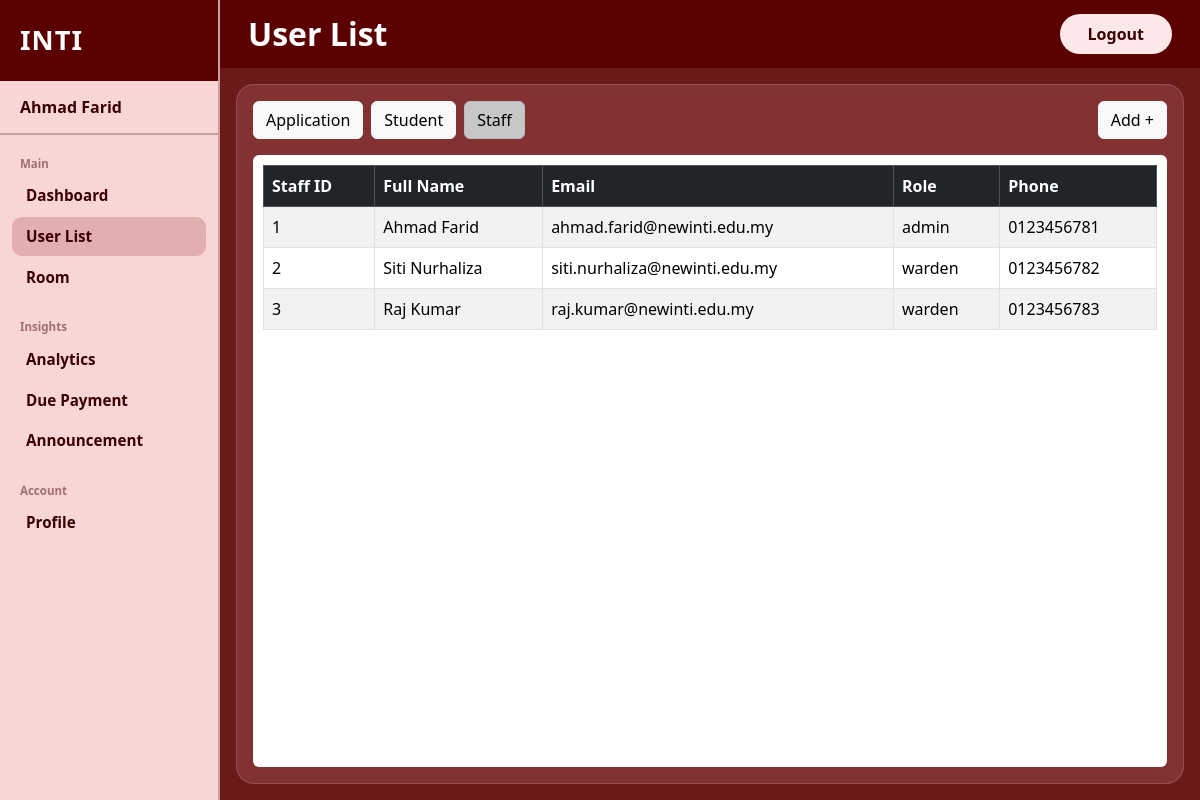
Screenshot of /admin_user_list_staff (signed in) with the database file from the repository.
### tables this page shows
CREATE TABLE Staff (
            staff_id          INTEGER PRIMARY KEY AUTOINCREMENT NOT NULL,
            fullname          TEXT NOT NULL,
            email             TEXT UNIQUE NOT NULL,
            password          TEXT NOT NULL,
            role              TEXT NOT NULL CHECK(role IN ('admin', 'warden')),
            phone             TEXT NOT NULL,
            reset_token       TEXT DEFAULT NULL,
            reset_token_used  INTEGER DEFAULT 0
        );

### app.py (the view)
@app.route("/admin_user_list_staff")
def admin_user_list_staff():
    if session.get('user_id') is None or session.get('role') != 'admin':
        return redirect('/user_login')
    conn = get_db()
    table_data = conn.execute("""
            SELECT *
            FROM Staff
        """).fetchall()
    return render_template("Admin User List Staff.html",table_data=table_data)

### app.py (called while the page is built, shortened)
def get_db():
    if 'db' not in g:
        g.db = get_connection()
    return g.db

@app.context_processor          # run this before every template render
def inject_unread_status():
    user_id = session.get('user_id')
    role = session.get('role')
    has_unread = False                       # assume no unread by default
    return dict(has_unread=has_unread)

### database.py (called while the page is built)
def get_connection():
    conn = sqlite3.connect(DB_NAME)
    conn.row_factory = sqlite3.Row
    conn.execute("PRAGMA foreign_keys = ON")
    return conn

### templates/Admin User List Staff.html (shortened to what this page needs)
<!DOCTYPE html>
<html lang="en">
<head>
    <link href="https://cdn.jsdelivr.net/npm/bootstrap@5.3.3/dist/css/bootstrap.min.css" rel="stylesheet"/>
    <link href="{{ url_for('static', filename='style.css') }}" rel="stylesheet"/>
</head>
<body>
<div class="d-flex vh-100">
    <aside class="sidebar d-flex flex-column">
        <div class="sidebar-brand">
            <span class="brand-chms">INTI</span>
        </div>
        <div class="sidebar-username">
            <span>{{session["fullname"]}}</span>
        </div>
        <nav class="sidebar-nav flex-grow-1">
            <div class="nav-section-label">Main</div>
            <a href="/admin_dashboard" class="nav-item">Dashboard</a>
            <a href="/admin_user_list_application" class="nav-item active">User List</a>
            <a href="/admin_room" class="nav-item">Room</a>
            <div class="nav-section-label mt-3">Insights</div>
            <a href="/admin_analytics_date" class="nav-item">Analytics</a>
            <a href="/admin_due_payment" class="nav-item">Due Payment</a>
            <a href="/admin_announcement_page" class="nav-item ">Announcement</a>
            <div class="nav-section-label mt-3">Account</div>
            <a href="/admin_profile" class="nav-item">Profile</a>
        </nav>
    </aside>
    <div class="main-wrapper d-flex flex-column flex-grow-1">
        <header class="topbar d-flex align-items-center justify-content-between">
            <h1 class="page-title">User List</h1>
            <a href="/user_logout" class="btn btn-logout">Logout</a>
        </header>
        <main class="content-area flex-grow-1 p-3">
            <div class="content-card h-100 d-flex flex-column p-3 overflow-y-auto ">
                <div class="d-flex gap-2 mb-3">
                    <a href="/admin_user_list_application" class="btn btn-light">Application</a>
                    <a href="/admin_user_list_student" class="btn btn-light">Student</a>
                    <a href="/admin_user_list_staff" class="btn btn-light active">Staff</a>
                    <a href="/admin_user_list_staff_add" class="btn btn-light ms-auto d-block">Add +</a>
                </div>
                <div class ="flex-grow-1 bg-white rounded">
                    <div style="padding: 10px;">
                        <table class="table table-bordered table-striped">
                            <thead class="table-dark">
                            <tr>
                                <th>Staff ID</th>
                                <th>Full Name</th>
                                <th>Email</th>
                                <th>Role</th>
                                <th>Phone</th>
                            </tr>
                            </thead>
                            <tbody>
                            {% for row in table_data %}
                            <tr>
                                <td>{{ row['staff_id'] }}</td>
                                <td>{{ row['fullname'] }}</td>
                                <td>{{ row['email'] }}</td>
                                <td>{{ row['role'] }}</td>
                                <td>{{ row['phone'] }}</td>
                            </tr>
                            {% else %}
                            <tr><td colspan="9" class="text-center">No records found</td></tr>
                            {% endfor %}
                            </tbody>
                        </table>
                    </div>
                </div>
            </div>
        </main>
    </div>
</div>
</body>
</html>

### static/style.css (style rules this page uses)
:root { --sidebar-bg: #f9d6d6; --sidebar-width: 220px; --topbar-bg: #5a0000; --main-bg: #6b1a1a; --brand-color: #3b0000; --nav-label-color: #a07070; --nav-item-color: #3b0000; --nav-active-bg: rgba(180, 100, 100, 0.35); --content-card-bg: rgba(160, 80, 80, 0.45); --logout-bg: #fce8e8; --logout-color: #3b0000; }
body { font-family: 'Segoe UI', sans-serif; background: var(--main-bg); min-height: 100vh; display: flex; flex-direction: column; }
.sidebar { width: var(--sidebar-width); min-width: var(--sidebar-width); background: var(--sidebar-bg); border-right: 2px solid #c9a0a0; }
.sidebar-brand { background: var(--topbar-bg); padding: 20px 20px; }
.brand-chms { font-size: 1.7rem; font-weight: 900; color: #fff; letter-spacing: 1px; }
.sidebar-username { padding: 14px 20px; font-weight: 700; font-size: 1rem; color: var(--nav-item-color); border-bottom: 2px solid #c9a0a0; }
.sidebar-nav { padding: 16px 12px; display: flex; flex-direction: column; gap: 2px; }
.nav-section-label { font-size: 0.72rem; font-weight: 600; color: var(--nav-label-color); text-transform: none; padding: 4px 8px 2px; }
.nav-item { position: relative; display: block; padding: 8px 14px; font-weight: 700; font-size: 0.95rem; color: var(--nav-item-color); text-decoration: none; border-radius: 10px; transition: background 0.15s; }
.nav-item.active { background: var(--nav-active-bg); color: var(--nav-item-color); }
.main-wrapper { background: var(--main-bg); }
.topbar { background: var(--topbar-bg); padding: 14px 28px; }
.page-title { color: #fff; font-size: 2rem; font-weight: 900; margin: 0; }
.btn-logout { background: var(--logout-bg); color: var(--logout-color); font-weight: 700; font-size: 1rem; border: none; border-radius: 50px; padding: 8px 28px; }
.content-area { padding: 16px !important; min-height: 0; overflow: hidden; }
.content-card { background: var(--content-card-bg); border-radius: 18px; border: 1px solid rgba(255, 255, 255, 0.15); backdrop-filter: blur(4px); min-height: 100%; overflow-y: auto; overflow-x: auto; }
.table { table-layout: auto; }
.table th, .table td { white-space: normal; word-wrap: break-word; word-break: break-word; max-width: 250px; vertical-align: middle; }
.table td:last-child { max-width: none; white-space: nowrap; }

### rows the page displays
Staff: fullname "Ahmad Farid", staff_id "1", email "ahmad.farid@newinti.edu.my", role "admin", phone "0123456781"
Staff: staff_id "2", fullname "Siti Nurhaliza", email "siti.nurhaliza@newinti.edu.my", role "warden", phone "0123456782"
Staff: staff_id "3", fullname "Raj Kumar", email "raj.kumar@newinti.edu.my", role "warden", phone "0123456783"
